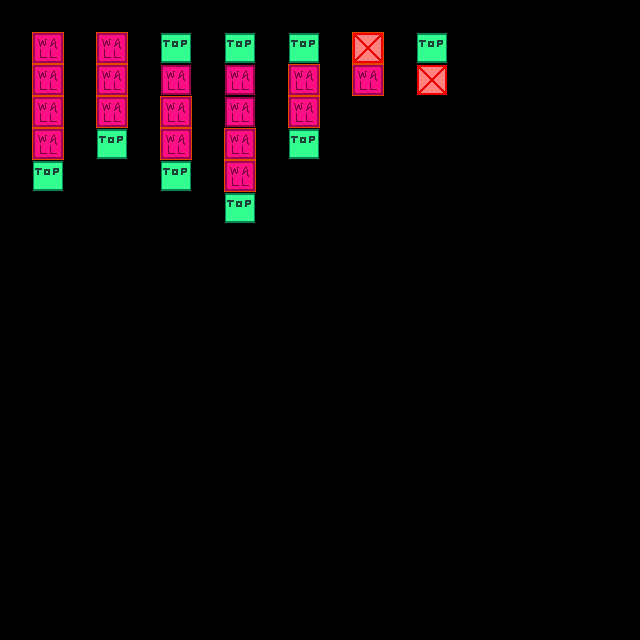

This is a level from a 2D game, rendered from its Tiled map with the project's own tilesets. A one-line summary and the complete map file follow:
An orthogonal 20x20 tile map with 32x32 px tiles, 4 tile layers (regions, input_wall_layout, output_wall_collision, output_walls_foreground), 2 tilesets.

<map version="1.9" tiledversion="1.9.0" orientation="orthogonal" renderorder="right-down" width="20" height="20" tilewidth="32" tileheight="32" infinite="0" nextlayerid="6" nextobjectid="1">
 <tileset firstgid="1" source="../../Tilesets/forest-terrain.tsx" />
 <tileset firstgid="65" source="../../Tilesets/wall-collisions.tsx" />
 <layer id="1" name="regions" width="20" height="20">
  <properties>
   <property name="MatchInOrder" type="bool" value="true" />
  </properties>
  <data encoding="csv">
0,0,0,0,0,0,0,0,0,0,0,0,0,0,0,0,0,0,0,0,
0,16,0,16,0,16,0,16,0,16,0,16,0,16,0,0,0,0,0,0,
0,16,0,16,0,16,0,16,0,16,0,16,0,16,0,0,0,0,0,0,
0,16,0,16,0,16,0,16,0,16,0,0,0,0,0,0,0,0,0,0,
0,16,0,16,0,16,0,16,0,16,0,0,0,0,0,0,0,0,0,0,
0,16,0,0,0,16,0,16,0,0,0,0,0,0,0,0,0,0,0,0,
0,0,0,0,0,0,0,16,0,0,0,0,0,0,0,0,0,0,0,0,
0,0,0,0,0,0,0,0,0,0,0,0,0,0,0,0,0,0,0,0,
0,0,0,0,0,0,0,0,0,0,0,0,0,0,0,0,0,0,0,0,
0,0,0,0,0,0,0,0,0,0,0,0,0,0,0,0,0,0,0,0,
0,0,0,0,0,0,0,0,0,0,0,0,0,0,0,0,0,0,0,0,
0,0,0,0,0,0,0,0,0,0,0,0,0,0,0,0,0,0,0,0,
0,0,0,0,0,0,0,0,0,0,0,0,0,0,0,0,0,0,0,0,
0,0,0,0,0,0,0,0,0,0,0,0,0,0,0,0,0,0,0,0,
0,0,0,0,0,0,0,0,0,0,0,0,0,0,0,0,0,0,0,0,
0,0,0,0,0,0,0,0,0,0,0,0,0,0,0,0,0,0,0,0,
0,0,0,0,0,0,0,0,0,0,0,0,0,0,0,0,0,0,0,0,
0,0,0,0,0,0,0,0,0,0,0,0,0,0,0,0,0,0,0,0,
0,0,0,0,0,0,0,0,0,0,0,0,0,0,0,0,0,0,0,0,
0,0,0,0,0,0,0,0,0,0,0,0,0,0,0,0,0,0,0,0
</data>
 </layer>
 <layer id="2" name="input_wall_layout" width="20" height="20">
  <properties>
   <property name="StrictEmpty" type="bool" value="true" />
  </properties>
  <data encoding="csv">
0,0,0,0,0,0,0,0,0,0,0,0,0,0,0,0,0,0,0,0,
0,8,0,8,0,0,0,0,0,0,0,40,0,0,0,0,0,0,0,0,
0,8,0,8,0,8,0,8,0,8,0,8,0,40,0,0,0,0,0,0,
0,8,0,8,0,8,0,8,0,8,0,0,0,0,0,0,0,0,0,0,
0,8,0,0,0,8,0,8,0,0,0,0,0,0,0,0,0,0,0,0,
0,0,0,0,0,0,0,8,0,0,0,0,0,0,0,0,0,0,0,0,
0,0,0,0,0,0,0,0,0,0,0,0,0,0,0,0,0,0,0,0,
0,0,0,0,0,0,0,0,0,0,0,0,0,0,0,0,0,0,0,0,
0,0,0,0,0,0,0,0,0,0,0,0,0,0,0,0,0,0,0,0,
0,0,0,0,0,0,0,0,0,0,0,0,0,0,0,0,0,0,0,0,
0,0,0,0,0,0,0,0,0,0,0,0,0,0,0,0,0,0,0,0,
0,0,0,0,0,0,0,0,0,0,0,0,0,0,0,0,0,0,0,0,
0,0,0,0,0,0,0,0,0,0,0,0,0,0,0,0,0,0,0,0,
0,0,0,0,0,0,0,0,0,0,0,0,0,0,0,0,0,0,0,0,
0,0,0,0,0,0,0,0,0,0,0,0,0,0,0,0,0,0,0,0,
0,0,0,0,0,0,0,0,0,0,0,0,0,0,0,0,0,0,0,0,
0,0,0,0,0,0,0,0,0,0,0,0,0,0,0,0,0,0,0,0,
0,0,0,0,0,0,0,0,0,0,0,0,0,0,0,0,0,0,0,0,
0,0,0,0,0,0,0,0,0,0,0,0,0,0,0,0,0,0,0,0,
0,0,0,0,0,0,0,0,0,0,0,0,0,0,0,0,0,0,0,0
</data>
 </layer>
 <layer id="3" name="output_wall_collision" width="20" height="20">
  <data encoding="csv">
0,0,0,0,0,0,0,0,0,0,0,0,0,0,0,0,0,0,0,0,
0,66,0,66,0,71,0,71,0,71,0,66,0,72,0,0,0,0,0,0,
0,66,0,66,0,71,0,71,0,66,0,66,0,72,0,0,0,0,0,0,
0,66,0,66,0,66,0,71,0,66,0,0,0,0,0,0,0,0,0,0,
0,66,0,0,0,66,0,66,0,71,0,0,0,0,0,0,0,0,0,0,
0,0,0,0,0,0,0,66,0,0,0,0,0,0,0,0,0,0,0,0,
0,0,0,0,0,0,0,0,0,0,0,0,0,0,0,0,0,0,0,0,
0,0,0,0,0,0,0,0,0,0,0,0,0,0,0,0,0,0,0,0,
0,0,0,0,0,0,0,0,0,0,0,0,0,0,0,0,0,0,0,0,
0,0,0,0,0,0,0,0,0,0,0,0,0,0,0,0,0,0,0,0,
0,0,0,0,0,0,0,0,0,0,0,0,0,0,0,0,0,0,0,0,
0,0,0,0,0,0,0,0,0,0,0,0,0,0,0,0,0,0,0,0,
0,0,0,0,0,0,0,0,0,0,0,0,0,0,0,0,0,0,0,0,
0,0,0,0,0,0,0,0,0,0,0,0,0,0,0,0,0,0,0,0,
0,0,0,0,0,0,0,0,0,0,0,0,0,0,0,0,0,0,0,0,
0,0,0,0,0,0,0,0,0,0,0,0,0,0,0,0,0,0,0,0,
0,0,0,0,0,0,0,0,0,0,0,0,0,0,0,0,0,0,0,0,
0,0,0,0,0,0,0,0,0,0,0,0,0,0,0,0,0,0,0,0,
0,0,0,0,0,0,0,0,0,0,0,0,0,0,0,0,0,0,0,0,
0,0,0,0,0,0,0,0,0,0,0,0,0,0,0,0,0,0,0,0
</data>
 </layer>
 <layer id="5" name="output_walls_foreground" width="20" height="20">
  <data encoding="csv">
0,0,0,0,0,0,0,0,0,0,0,0,0,0,0,0,0,0,0,0,
0,0,0,0,0,0,0,0,0,0,0,0,0,0,0,0,0,0,0,0,
0,0,0,0,0,0,0,0,0,64,0,0,0,0,0,0,0,0,0,0,
0,0,0,0,0,64,0,0,0,64,0,0,0,0,0,0,0,0,0,0,
0,0,0,0,0,64,0,64,0,0,0,0,0,0,0,0,0,0,0,0,
0,0,0,0,0,0,0,64,0,0,0,0,0,0,0,0,0,0,0,0,
0,0,0,0,0,0,0,0,0,0,0,0,0,0,0,0,0,0,0,0,
0,0,0,0,0,0,0,0,0,0,0,0,0,0,0,0,0,0,0,0,
0,0,0,0,0,0,0,0,0,0,0,0,0,0,0,0,0,0,0,0,
0,0,0,0,0,0,0,0,0,0,0,0,0,0,0,0,0,0,0,0,
0,0,0,0,0,0,0,0,0,0,0,0,0,0,0,0,0,0,0,0,
0,0,0,0,0,0,0,0,0,0,0,0,0,0,0,0,0,0,0,0,
0,0,0,0,0,0,0,0,0,0,0,0,0,0,0,0,0,0,0,0,
0,0,0,0,0,0,0,0,0,0,0,0,0,0,0,0,0,0,0,0,
0,0,0,0,0,0,0,0,0,0,0,0,0,0,0,0,0,0,0,0,
0,0,0,0,0,0,0,0,0,0,0,0,0,0,0,0,0,0,0,0,
0,0,0,0,0,0,0,0,0,0,0,0,0,0,0,0,0,0,0,0,
0,0,0,0,0,0,0,0,0,0,0,0,0,0,0,0,0,0,0,0,
0,0,0,0,0,0,0,0,0,0,0,0,0,0,0,0,0,0,0,0,
0,0,0,0,0,0,0,0,0,0,0,0,0,0,0,0,0,0,0,0
</data>
 </layer>
</map>
